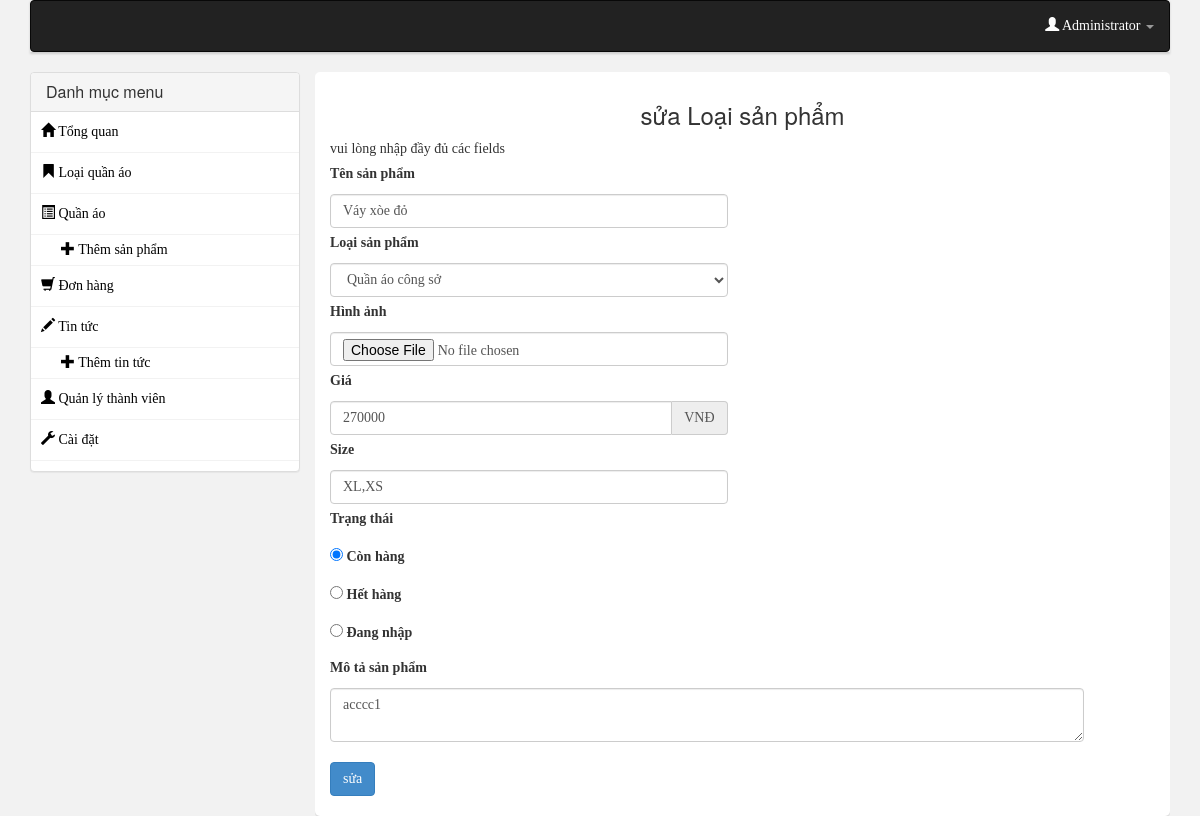
The page /admincp/index.php?action=edit_product&id=7 (signed in) on the database its author committed.
### tables this page shows
CREATE TABLE IF NOT EXISTS `sanpham` (
  `masp` int(11) NOT NULL AUTO_INCREMENT,
  `maloai` int(11) NOT NULL,
  `tensp` varchar(100) NOT NULL,
  `mota` text NOT NULL,
  `gia` int(11) NOT NULL,
  `size` varchar(20) NOT NULL,
  `hinhanh` varchar(100) NOT NULL,
  `trangthai` int(11) NOT NULL,
  PRIMARY KEY (`masp`)
);

CREATE TABLE IF NOT EXISTS `theloaisp` (
  `maloai` int(11) NOT NULL AUTO_INCREMENT,
  `tenloai` varchar(30) NOT NULL,
  `mota` varchar(100) NOT NULL,
  PRIMARY KEY (`maloai`)
);

### include/class.db.php (called while the page is built, shortened)
<?php
Class Config extends mysqli{
    public $db;
    public $query;
    public function __construct(){
       $this->db = new mysqli('localhost','root','','project_nhom16') or die($this->db->errno);
       $this->db->query("SET NAMES 'utf8'");
    }
    public function fetchData(){
        $data = array();
        $this->result = $this->db->query($this->query);
        while ($dl = $this->result->fetch_assoc()) {
            $data[] = $dl;
        }
    return $data;
    }
}
?>

### include/class.admincp.php (called while the page is built, shortened)
<?php
require_once('class.db.php');
class Categories extends Config{
    function Show_Category(){
        $this->query = "SELECT * FROM theloaisp order by maloai DESC";
        $data = $this->fetchData();
        return $data;
    }
    public function show_product($more_query = ''){
        $this->query = "SELECT *,sanpham.mota as motasp FROM sanpham INNER JOIN theloaisp USING(maloai) $more_query";
        return $this->fetchData();
    }
}
?>

### admincp/inc/edit_product.php (the view, shortened to what this page needs)
<?php
    if(empty($_POST['tensp'])){
        $errors='tensp';
    }else{
        $tensp=$sp->db->real_escape_string($_POST['tensp']);
    }
    if(empty($_POST['price'])){
        $errors='price';
    }else{
        $price=$sp->db->real_escape_string($_POST['price']);
    }
     if(empty($_POST['status'])){
        $errors='status';
    }else{
        $status=$sp->db->real_escape_string($_POST['status']);
    }
     if(empty($_POST['size'])){
        $errors='size';
    }else{
        $size=$sp->db->real_escape_string($_POST['size']);
    }
     if(empty($_POST['mota'])){
        $errors='mota';
    }else{
        $mota=$sp->db->real_escape_string($_POST['mota']);
    }
    if(empty($errors)){
        $q=$sp->update_product($_GET['id'],$tensp,$loaisp,$price,$size,$status,$mota);
        if($q){
            $messa='sửa thành công.nhấn vào <a href="index.php?action=product"> đây </a> để quay về trang trước';
        }else{
            $messa='sửa thất bại';
        }
    }
     else{
            $messa="vui lòng nhập đầy đủ các fields";
        }
?>
<h3 class="text-center" >sửa Loại sản phẩm</h3>
  <div class="row">
    <div class="col-md-6">
    <?php if(isset($messa)) echo $messa;?>
      <form class="form-inline form" action="" method="POST">
      <?php
        if(isset($_GET['id']) && filter_var($_GET['id'],FILTER_VALIDATE_INT,array('min_range'=>1))){
            $pid=$sp->db->real_escape_string($_GET['id']);
            $data= $sp->show_product("WHERE masp = $pid");
            foreach($data as $v){
        ?>
        <div class="group-control">
        <div class="group-control">
          <label for="description">Tên sản phẩm</label>
          <input type="text" class="form-control" id="description" name="tensp" value="<?php echo $v['tensp'];?>" />
        </div>
          <label for="name">Loại sản phẩm</label>
         <select name="loaisp" class="form-control">
            <?php
            $data1 = $sp->Show_Category();
            foreach ($data1 as $value) {
            ?>
            <option value="<?php echo $value['maloai'];?>"><?php echo $value['tenloai'];?></option>
            <?php
            }
            ?>
        </select>
        </div>
        <div class="group-control">
          <label for="description">Hình ảnh</label>
          <input type="file" class="form-control" id="description" name="hinhanh" />
        </div>
        <div class="group-control">
          <label for="description">Giá</label>
          <div class="input-group">
          <input type="text" class="form-control" id="description" name="price" value="<?php echo $v['gia'];?>" />
          <span class="input-group-addon">VNĐ</span>
          </div>
        </div>
        <div class="group-control">
          <label for="description">Size</label>
          <input type="text" class="form-control" id="description" name="size" value="<?php echo $v['size'];?>"/>
        </div>
        <div class="group-control">
          <label for="description">Trạng thái</label><br />
          <label>
          <input type="radio" name="status" value="1" <?php if($v['trangthai'] == 1) echo ' checked'?>/> Còn hàng
          </label><br />
          <label>
          <input type="radio" name="status" value="2" <?php if($v['trangthai'] == 2) echo ' checked'?>/> Hết hàng
          </label><br />
          <label>
          <input type="radio" name="status" value="3" <?php if($v['trangthai'] == 3) echo ' checked'?>/> Đang nhập
          </label><br />
        </div>
       </div>
       <div class="col-md-11">
        <div class="group-control">
          <label for="description">Mô tả sản phẩm</label>
          <textarea name="mota" class="form-control" ><?php echo $v['mota'];?></textarea>
        </div>
        <div class="group-control">
          <input type="submit" class="btn btn-primary them" value="sửa" />
        </div>
        </div>
        <?php
                }
        }
        ?>
</div>

### admincp/css/style.css (style rules this page uses)
body { font-family: tahoma;background:#f2f2f2; }
label { padding: 5px 0px; }
.them { margin-top:20px; margin-bottom: 10px; }

### rows shown on the page
sanpham: tensp "Váy xòe đỏ", price "270000", size "XL,XS", trangthai "☑ Còn hàng", trangthai "☐ Hết hàng", trangthai "☐ Đang nhập", mota "acccc1"

### other values the page prints
$messa "vui lòng nhập đầy đủ các fields"
form field loaisp "Quần áo công sở"
